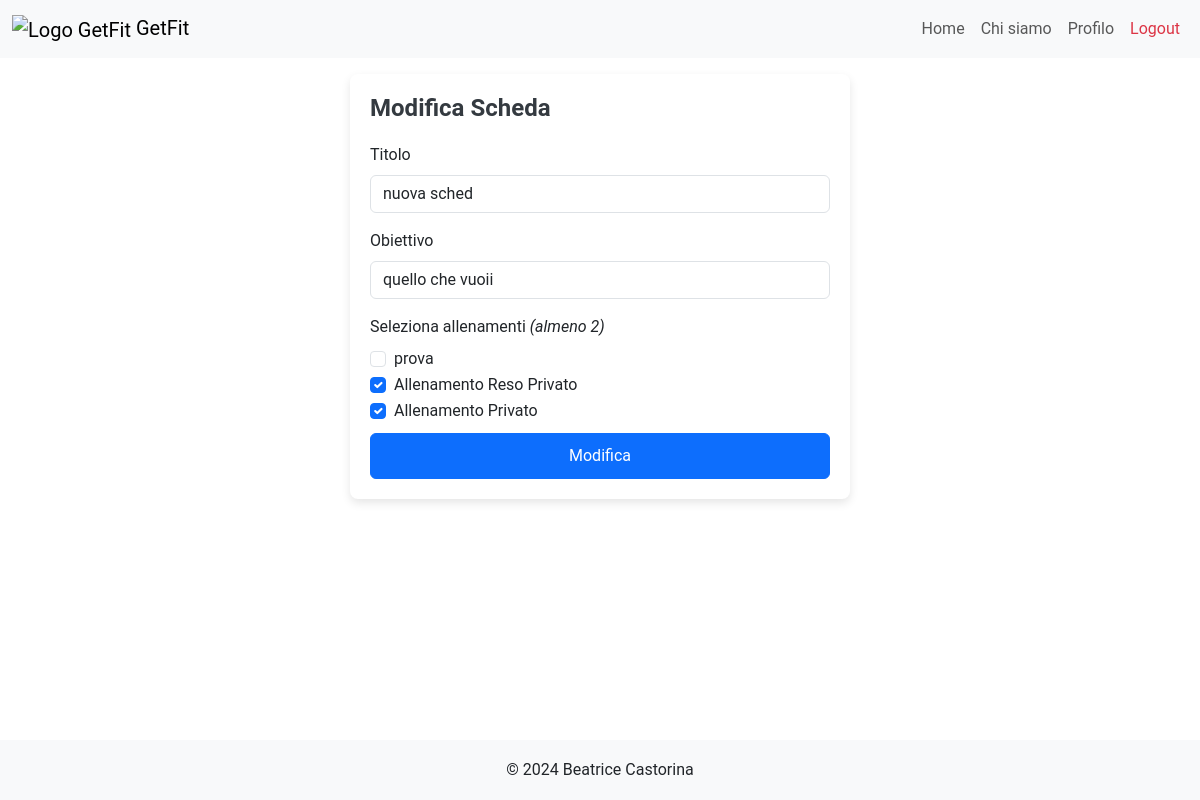
Page /modify_scheda/29 (signed in) on the earlier database version.
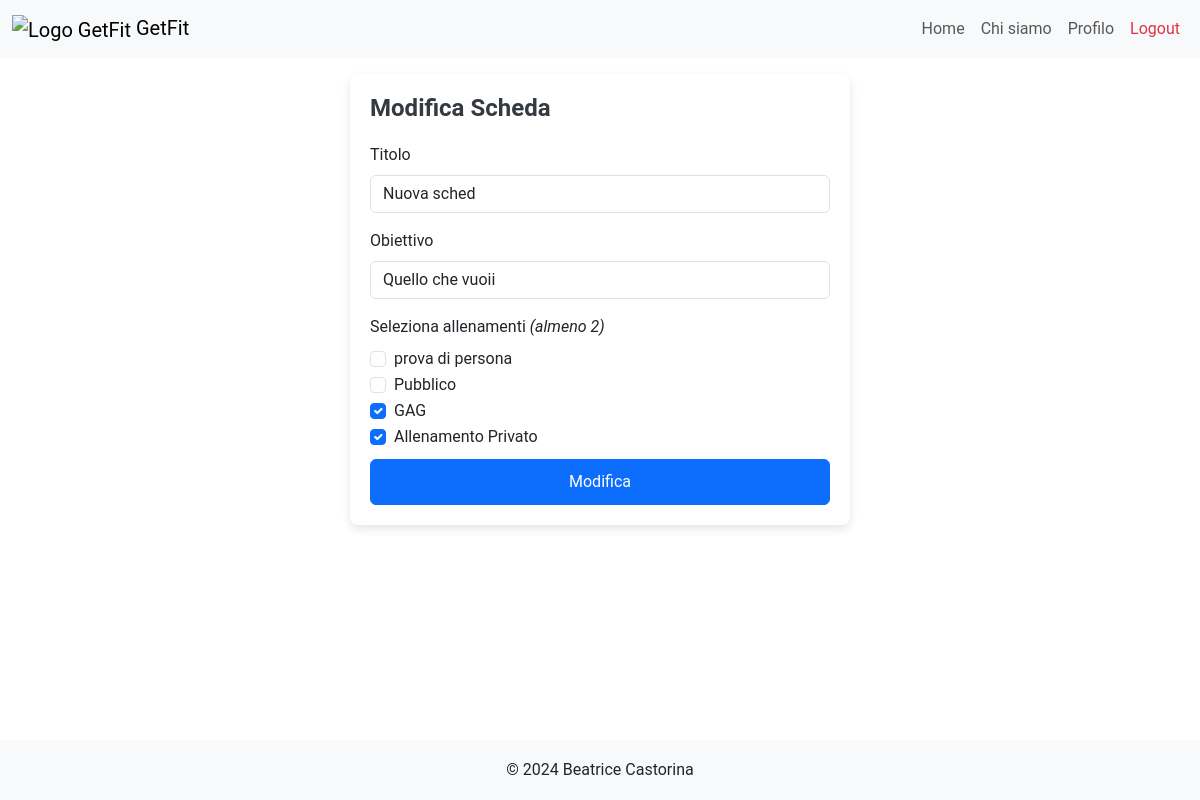
Same page on the later database version.
### tables this page shows
CREATE TABLE "Schede" (
	"client_id"	INTEGER NOT NULL,
	"pt_id"	INTEGER NOT NULL,
	"id_scheda"	INTEGER,
	"rating"	INTEGER,
	"titolo"	TEXT NOT NULL,
	"obiettivo"	TEXT NOT NULL,
	PRIMARY KEY("id_scheda" AUTOINCREMENT),
	FOREIGN KEY("client_id") REFERENCES "Clients"("client_id"),
	FOREIGN KEY("pt_id") REFERENCES "PersonalTrainers"("pt_id")
);

CREATE TABLE "Allenamenti" (
	"id_allenamento"	INTEGER,
	"pt_id"	INTEGER NOT NULL,
	"titolo"	TEXT NOT NULL,
	"descrizione"	TEXT NOT NULL,
	"livello"	TEXT NOT NULL,
	"visibile"	INTEGER NOT NULL,
	"data_creazione"	TEXT NOT NULL,
	PRIMARY KEY("id_allenamento" AUTOINCREMENT),
	FOREIGN KEY("pt_id") REFERENCES "PersonalTrainers"("pt_id")
);

### app.py (the view)
@app.route("/modify_scheda/<int:id_scheda>", methods=['POST','GET'])
def modify_scheda(id_scheda):
  if request.method == 'POST':
    client_id = schede_dao.get_client_id_by_id_scheda(id_scheda)
    scheda = request.form.to_dict()
    pt_id_scheda = schede_dao.get_scheda_by_id(id_scheda)['pt_id']
    email = utenti_dao.get_email(request)
    pt_id = utenti_dao.get_user_id_by_email(email,'pt')
    if (pt_id_scheda != pt_id):
      flash("Non hai i permessi per modificare la scheda.", "danger")
      return redirect(url_for('index'))
    if scheda['titolo'].strip() == '':
        app.logger.error('Il campo non può essere vuoto')
        flash("Impossibile modificare la scheda.", "danger")
        return redirect(url_for('index'))
    if scheda['obiettivo'].strip() == '':
      app.logger.error('Il campo non può essere vuoto')
      flash("Impossibile modificare la scheda.", "danger")
      return redirect(url_for('index'))
    scheda['id_scheda'] = id_scheda
    ids = request.form.getlist("ids")
    success = False
    if len(ids) >= 2:
      success = schede_dao.update_scheda(scheda, ids)
    if success:
      flash("Scheda modificata con successo.", "success")
      return redirect(url_for("schede", client_id=client_id))
    flash("Impossibile modificare la scheda.", "danger")
    return redirect(url_for("schede", client_id=client_id))
  else:
    email = utenti_dao.get_email(request)
    pt_id = utenti_dao.get_user_id_by_email(email,'pt')
    scheda = schede_dao.get_scheda_by_id(id_scheda)
    allenamenti_ids = schede_dao.get_allenamenti_ids_by_id_scheda(id_scheda)
    ids = [id['id_allenamento'] for id in allenamenti_ids]
    selected = [allenamenti_dao.get_allenamento(id) for id in ids]
    allenamenti_db = allenamenti_dao.get_allenamenti()
    allenamenti=[]
    for allenamento in allenamenti_db:
      if allenamento['visibile'] == 1 or allenamento['pt_id'] == pt_id:
        allenamenti.append(allenamento)
    return render_template("modify_scheda.html", scheda=scheda,allenamenti=allenamenti,selected=selected)

### allenamenti_dao.py (called while the page is built)
def get_allenamenti():
	query = 'SELECT * FROM Allenamenti ORDER BY data_creazione DESC'
	connection = sqlite3.connect('db/personal.db')
	connection.row_factory = sqlite3.Row
	cursor = connection.cursor()
	cursor.execute(query)
	allenamenti = cursor.fetchall()
	cursor.close()
	connection.close()
	return allenamenti

def get_allenamento(id_allenamento):
	query = 'SELECT * FROM Allenamenti WHERE id_allenamento=?'
	connection = sqlite3.connect('db/personal.db')
	connection.row_factory = sqlite3.Row
	cursor = connection.cursor()
	cursor.execute(query,(id_allenamento,))
	allenamento = cursor.fetchone()
	cursor.close()
	connection.close()
	return allenamento

### schede_dao.py (called while the page is built)
def get_allenamenti_ids_by_id_scheda(id_scheda):
	query = 'SELECT id_allenamento FROM CompostaDa WHERE id_scheda=?'
	connection = sqlite3.connect('db/personal.db')
	connection.row_factory = sqlite3.Row
	cursor = connection.cursor()
	cursor.execute(query,(id_scheda,))
	workout_ids = cursor.fetchall()
	cursor.close()
	connection.close()
	return workout_ids

### utenti_dao.py (called while the page is built)
def get_email(request):
	try:
		return request.cookies.get('remember_token').split('|')[0]
	except Exception as e:
		return None

### templates/modify_scheda.html (shortened to what this page needs)
{% extends "base.html" %}
{% block style %} {{url_for('static', filename='css/login_styles.css')}} {% endblock %}
{% block content %}
<div class="login-container mt-3 mb-3">
	<h2>Modifica Scheda</h2>
	<form  action="/modify_scheda/{{scheda.id_scheda}}" method="POST">
		<div class="mb-3">
      <label for="titleInput" class="form-label">Titolo</label>
      <input value="{{scheda.titolo}}" type="text" class="form-control" name="titolo" id="titleInput" required>
    </div>
    <div class="mb-3">
      <label for="obiettivoInput" class="form-label">Obiettivo</label>
      <input type="text" value="{{scheda.obiettivo}}" class="form-control" name="obiettivo" id="obiettivoInput" required>
    </div>
    <label class="form-label">Seleziona allenamenti <em>(almeno 2)</em></label>
    {% for allenamento in allenamenti %}
      <div class="form-check">
        <input class="form-check-input" type="checkbox" name="ids" value="{{allenamento.id_allenamento}}" id="flexCheck{{loop.index}}" {% if allenamento in selected %} checked {% endif %}>
        <label class="form-check-label" for="flexCheck{{loop.index}}">
          {{allenamento.titolo}}
        </label>
      </div>
    {% endfor %}
    <button type="submit" class="btn btn-primary mt-2">Modifica</button>
	</form>
</div>
{% endblock %}

Differences in the rows shown:
removed Allenamenti: titolo "prova"
changed Schede: titolo "nuova sched" → "Nuova sched"; obiettivo "quello che vuoii" → "Quello che vuoii"
added Allenamenti: titolo "prova di persona"
added Allenamenti: titolo "Pubblico"
changed Allenamenti: titolo "Allenamento Reso Privato" → "GAG"
